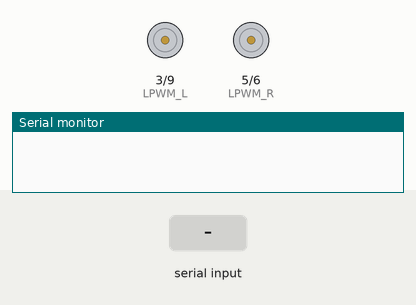
Bench run of a sketch on a simulated Arduino Uno, built with avr-gcc and run on an emulated ATmega328P. On the bench: motor-driver pin pairs drawn as motors (green arrow = first pin HIGH = forward, orange = second pin HIGH = backward, longer = more drive), the last lines printed to the serial monitor. The test bench sets the inputs (shaded band).

Above: at 1.2 s.
1.3 s: "T" received over the second serial link
At 1.6 s:
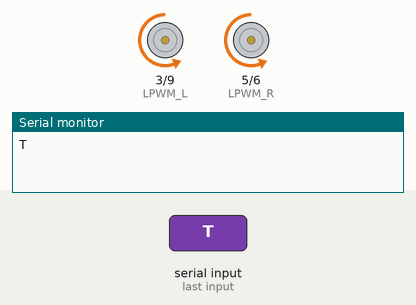
2.8 s: "X" received over the second serial link
At 3.9 s:
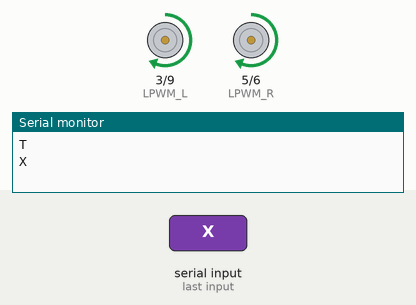
4.3 s: "R" received over the second serial link
At 4.7 s:
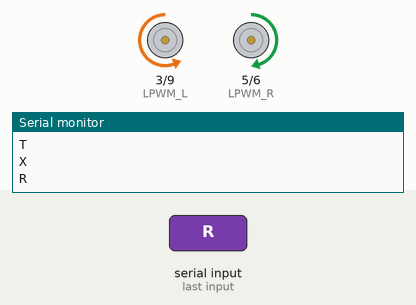
6.3 s: "L" received over the second serial link
At 6.6 s:
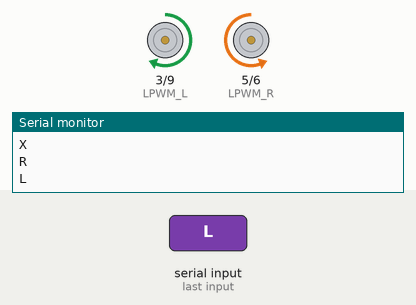
8.3 s: "F" received over the second serial link
At 9.3 s:
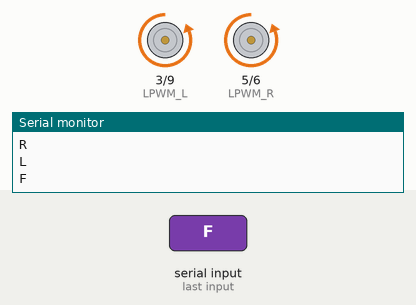
9.8 s: "B" received over the second serial link
At 10.4 s:
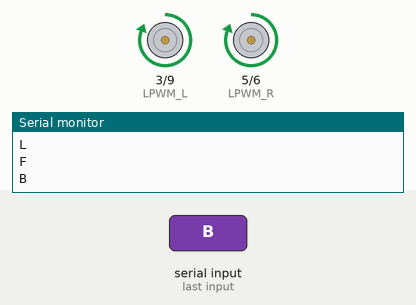
Timing chart, 0 to 12.3 s (numbered marks = the images above; inputs shaded):
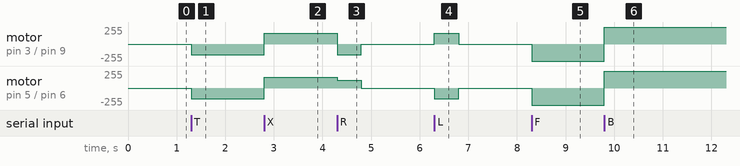

Measured:
- after the input at 1.3 s, motor on pin 3 (LPWM_L) / pin 9 (RPWM_L), motor on pin 5 (LPWM_R) / pin 6 (RPWM_R): stopped → backward 160/255 at once
- after the input at 2.8 s, motor on pin 3 (LPWM_L) / pin 9 (RPWM_L), motor on pin 5 (LPWM_R) / pin 6 (RPWM_R): backward 160/255 → forward 160/255 at once
- after the input at 4.3 s, motor on pin 3 (LPWM_L) / pin 9 (RPWM_L): forward 160/255 → backward 160/255 at once, → stopped 0.50 s later; motor on pin 5 (LPWM_R) / pin 6 (RPWM_R): forward 160/255 → forward 120/255 at once, → stopped 0.50 s later
- after the input at 6.3 s, motor on pin 3 (LPWM_L) / pin 9 (RPWM_L): stopped → forward 160/255 at once, → stopped 0.50 s later; motor on pin 5 (LPWM_R) / pin 6 (RPWM_R): stopped → backward 160/255 at once, → stopped 0.50 s later
- after the input at 8.3 s, motor on pin 3 (LPWM_L) / pin 9 (RPWM_L), motor on pin 5 (LPWM_R) / pin 6 (RPWM_R): stopped → backward 255/255 at once
- after the input at 9.8 s, motor on pin 3 (LPWM_L) / pin 9 (RPWM_L), motor on pin 5 (LPWM_R) / pin 6 (RPWM_R): backward 255/255 → forward 255/255 at once

The sketch:

Soccer_Bot_BT_Control.ino
```cpp
#include <SoftwareSerial.h>

#define RPWM_L 9
#define LPWM_L 3
#define RPWM_R 6
#define LPWM_R 5

SoftwareSerial BTSerial(10, 11);

void setup() {
  pinMode(RPWM_L, OUTPUT);
  pinMode(LPWM_L, OUTPUT);
  pinMode(RPWM_R, OUTPUT);
  pinMode(LPWM_R, OUTPUT);

  BTSerial.begin(9600);
  Serial.begin(9600);

  stopMotors();
}

void loop() {
  if (BTSerial.available()) {
    char command = BTSerial.read();
    Serial.println(command);

    switch (command) {
      case 'T': moveForward(160); break;
      case 'X': moveBackward(160); break;
      case 'R': turnRight(120, 500); break;
      case 'L': turnLeft(120, 500); break;
      case 'F': moveForward(255); break;
      case 'B': moveBackward(255); break;
      case 'P': slowRight(); break;
      case 'A': slowLeft(); break;
      default: stopMotors(); break;
    }
  }
}

void moveForward(int speed) {
  analogWrite(LPWM_L, 0);
  analogWrite(LPWM_R, 0);
  analogWrite(RPWM_L, speed);
  analogWrite(RPWM_R, speed);
}

void moveBackward(int speed) {
  analogWrite(RPWM_L, 0);
  analogWrite(RPWM_R, 0);
  analogWrite(LPWM_L, speed);
  analogWrite(LPWM_R, speed);
}

void turnLeft(int speed, int duration) {
  analogWrite(RPWM_L, 0);
  analogWrite(LPWM_R, 0);
  analogWrite(LPWM_L, speed);
  analogWrite(RPWM_R, speed);
  delay(duration);
  stopMotors();
}

void turnRight(int speed, int duration) {
  analogWrite(LPWM_L, 0);
  analogWrite(RPWM_R, 0);
  analogWrite(RPWM_L, speed);
  analogWrite(LPWM_R, speed);
  delay(duration);
  stopMotors();
}

void slowRight() {
  analogWrite(LPWM_L, 0);
  analogWrite(LPWM_R, 0);
  analogWrite(RPWM_L, 80);
  analogWrite(RPWM_R, 160);
}

void slowLeft() {
  analogWrite(LPWM_L, 0);
  analogWrite(LPWM_R, 0);
  analogWrite(RPWM_L, 160);
  analogWrite(RPWM_R, 80);
}

void stopMotors() {
  analogWrite(LPWM_L, 0);
  analogWrite(LPWM_R, 0);
  analogWrite(RPWM_L, 0);
  analogWrite(RPWM_R, 0);
}
```
